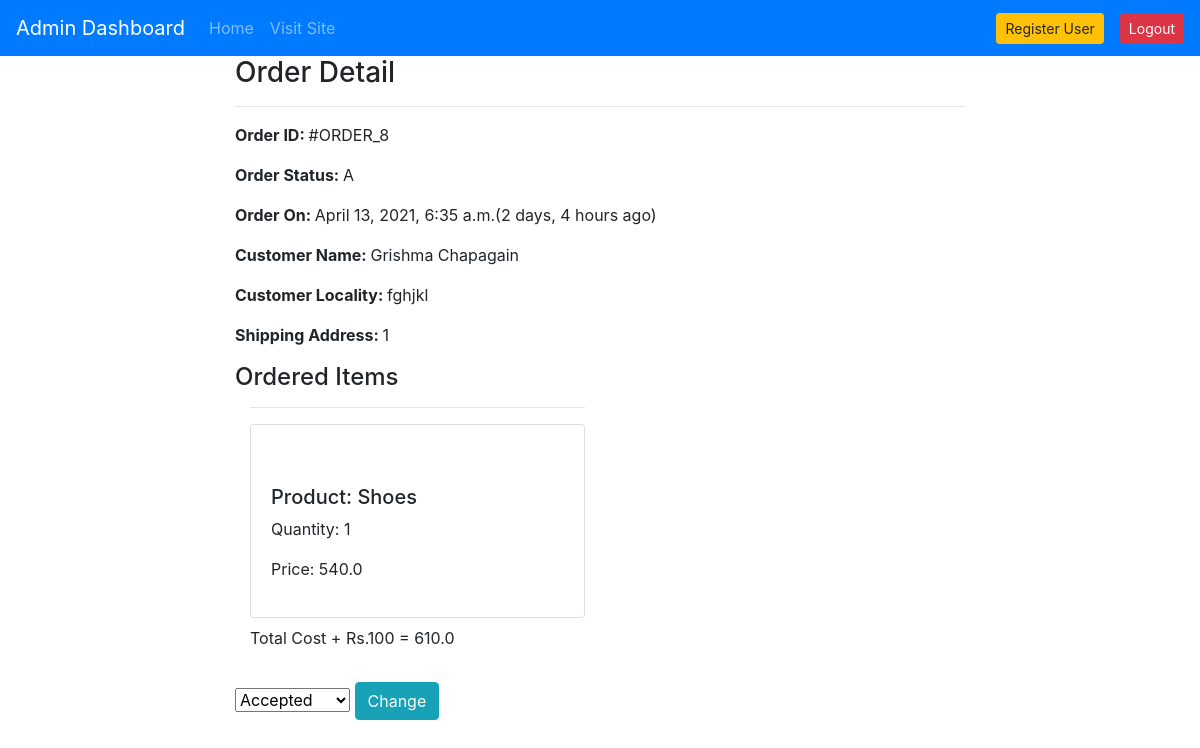
Screenshot of /admin-order/8/ (signed in) with the database file from the repository.
### products/models.py (models this page shows, shortened)
class OrderPlaced(models.Model):
    user = models.ForeignKey(User, on_delete=models.CASCADE)
    customer = models.ForeignKey(Customer, on_delete=models.CASCADE)
    product = models.ForeignKey(Product, on_delete=models.CASCADE)
    quantity = models.PositiveIntegerField(default=1)
    ordered_date = models.DateTimeField(auto_now_add=True)
    status = models.CharField(
        max_length=50, choices=STATUS_CHOICES, default='Pending')
    @property
    def total_cost(self):
        return self.quantity * self.product.Selling_Price
    @property
    def total_amount(self):
        return (self.quantity * self.product.Selling_Price)+70

class Customer(models.Model):
    user = models.ForeignKey(User, on_delete=models.CASCADE)
    name = models.CharField(max_length=200)
    place = models.CharField(max_length=200)
    area = models.CharField(max_length=200)
    Pradesh = models.CharField(choices=PRADESH_CHOICE, max_length=50)

class Product(models.Model):
    title = models.CharField(max_length=100)
    Price = models.FloatField()
    Selling_Price= models.FloatField()
    Description = models.TextField()
    Manufacturer = models.CharField(max_length=100)
    category = models.CharField(choices=PASAL_CHOICES, max_length=2)
    Image = models.ImageField(upload_to='productimg')

### products/views.py (the view)
# urls.py: path("admin-order/<int:pk>/", views.AdminOrderDetailView.as_view(),
@method_decorator(admin_only , name='dispatch')
class AdminOrderDetailView(DetailView):
    template_name = "admins/adminorderdetail.html"
    model = OrderPlaced
    context_object_name = "ord_obj"
    def get_context_data(self, **kwargs):
        context = super().get_context_data(**kwargs)
        context["allstatus"] = STATUS_CHOICES
        return context

### products/auth.py (called while the page is built)
def admin_only(view_function):
    def wrapper_function(request, *args, **kwargs):
        if request.user.is_staff:
            return view_function(request, *args, **kwargs)
        else:
            return redirect('/')
    return wrapper_function

### admins/templates/admins/adminorderdetail.html (shortened to what this page needs)
{% extends 'layout-admin.html' %}
{% load static %}
{% block content %}
<div class="container">
    <div class="row">
        <div class="col-md-8 mx-auto">
            <h3>Order Detail</h3>
            <hr>
            <p><span class="font-weight-bold">Order ID: </span> #ORDER_{{ord_obj.id}}</p>
            <p><span class="font-weight-bold">Order Status: </span> {{ord_obj.status}}</p>
            <p><span class="font-weight-bold">Order On: </span> {{ord_obj.ordered_date}}({{ord_obj.ordered_date|timesince}} ago)</p>
            <p><span class="font-weight-bold">Customer Name: </span> {{ord_obj.customer.name}}</p>
            <p><span class="font-weight-bold">Customer Locality: </span> {{ord_obj.customer.area}}</p>
            <p><span class="font-weight-bold">Shipping Address: </span>{{ord_obj.customer.Pradesh}}</p>
            <h4>Ordered Items</h4>
            <table class="table">
               <div class="col-sm-6">
      <hr>
      <div class="card mb-2">
        <div class="card-body">
        <p> <img src="{{ord_obj.product.product_image.url}}" alt="" class="img-fluid"></p>
          <h5>Product: {{ord_obj.product.title}}</h5>
          <p>Quantity: {{ord_obj.quantity}}</p>
          <p class="fw-bold">Price: {{ord_obj.total_cost}}</p>
        </div>
      </div>
      <p class="fw-bold">Total Cost + Rs.100 = {{ord_obj.total_amount}} </p>
    </div>
            </table>
            <form action="{% url 'adminorderstatuschange' ord_obj.id %}" method="POST">
                <select name="status">
                    {% for i, j in allstatus %}
                    <option value="{{i}}" {% if i == ord_obj.order_status %}selected{% endif %}>{{j}}</option>
                    {% endfor %}
                </select>
                <button class="btn btn-info">Change</button>
            </form>
        </div>
    </div>
</div>
{% endblock content %}

### rows the page displays
OrderPlaced: id "8", status "A", ordered_date "April 13, 2021, 6:35 a.m.", ordered_date "2 days, 4 hours", customer.name "Grishma Chapagain", customer.area "fghjkl", customer.Pradesh "1", product "Shoes", quantity "1", total_cost "540.0", total_amount "610.0"

### other values shown
form field status "Accepted"
